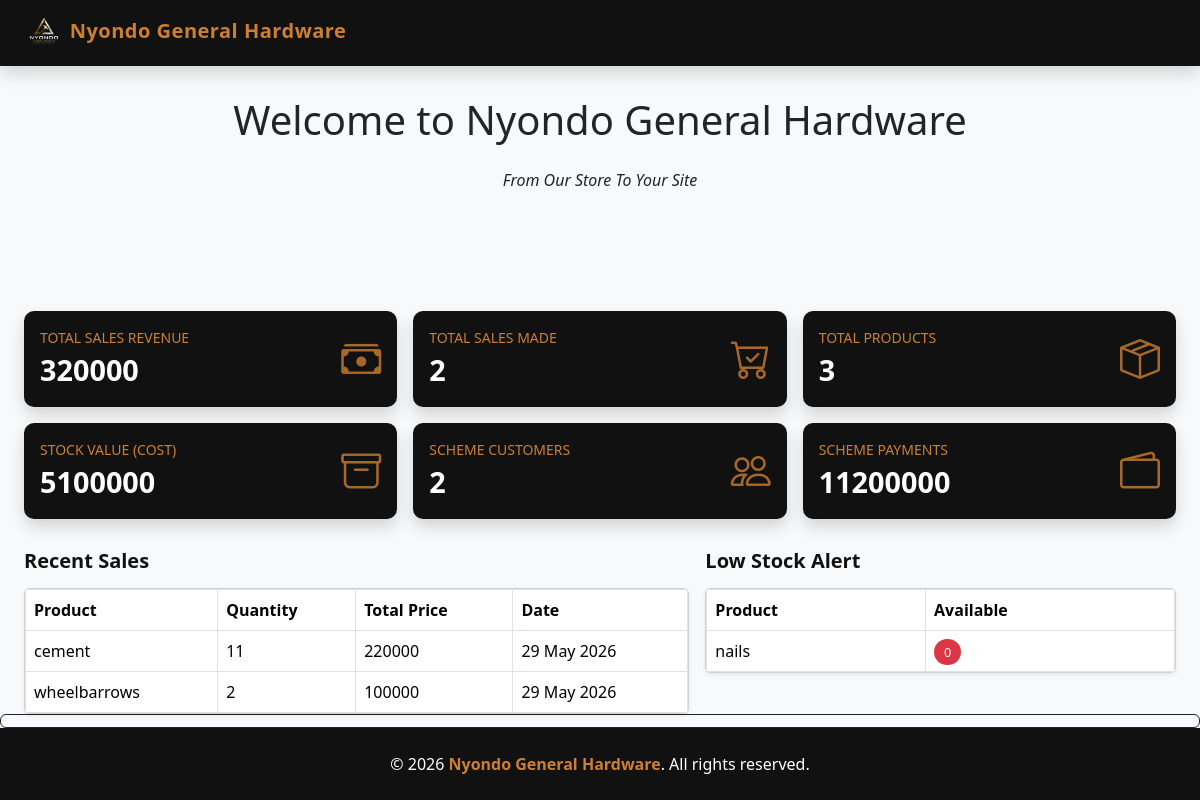
The app's page /sales/dashboard/ with its own data.
### salesapp/models.py (models this page shows, shortened)
class Sales(models.Model):
    CUSTOMER_TYPES = [
        ('wholesale', 'Wholesale'),
        ('retail', 'Retail'),
        ('walk_in', 'Walk_in')
    ]
    customer_type = models.CharField(max_length=20, choices = CUSTOMER_TYPES, default =" retail")
    customer_name = models.CharField(max_length=30)
    product_name = models.ForeignKey(Product, on_delete=models.CASCADE)
    quantity = models.PositiveIntegerField()
    total_price = models.DecimalField(max_digits=100, decimal_places=2)
    sale_date = models.DateTimeField(auto_now_add=True)
    distance = models.DecimalField(max_digits=10, decimal_places=2, default=0)
    transport_cost = models.DecimalField(max_digits=10, decimal_places=2, default=0)
    transport_note = models.TextField(default="", blank=True)

class Product(models.Model):
    category_name = models.ForeignKey(Category, on_delete=models.CASCADE)
    product_name = models.CharField(max_length=100)
    unit_price = models.DecimalField(max_digits=100, decimal_places=2, default=0)
    selling_price = models.DecimalField(max_digits=100, decimal_places=2, default=0)
    description = models.TextField(blank=True)

### salesapp/views.py (the view)
# urls.py: path("dashboard/", views.dashboard, name="dashboard"),
def dashboard(request):
    total_sales = Sales.objects.aggregate(
        total=Coalesce(Sum("total_price"), 0, output_field=DecimalField())
    )["total"]
    total_sales_count = Sales.objects.count()
    total_products = Product.objects.count()
    total_stock_value = Stock.objects.aggregate(
        total=Coalesce(
            Sum(
                ExpressionWrapper(
                    F("quantity") * F("unit_cost"),
                    output_field=DecimalField()
                )
            ),
            0,
            output_field=DecimalField()
        )
    )["total"]
    total_scheme_customers = SchemeCustomer.objects.count()
    total_scheme_payments = SchemePayment.objects.aggregate(
        total=Coalesce(Sum("amount_paid"), 0, output_field=DecimalField())
    )["total"]
    recent_sales = Sales.objects.select_related(
        "product_name"
    ).order_by("-sale_date")[:10]
    products = Product.objects.all()
    low_stock = []
    for product in products:
        total_received = Stock.objects.filter(
            product=product
        ).aggregate(total=Coalesce(Sum("quantity"), 0))["total"]
        total_sold = Sales.objects.filter(
            product_name=product
        ).aggregate(total=Coalesce(Sum("quantity"), 0))["total"]
        available = total_received - total_sold
        if available < 10:
            low_stock.append({
                "product": product.product_name,
                "available": available
            })
    context = {
        "total_sales": total_sales,
        "total_sales_count": total_sales_count,
        "total_products": total_products,
        "total_stock_value": total_stock_value,
        "total_scheme_customers": total_scheme_customers,
        "total_scheme_payments": total_scheme_payments,
        "recent_sales": recent_sales,
        "low_stock": low_stock,
    }
    return render(request, "dashboard.html", context)

### salesapp/templates/dashboard.html (shortened to what this page needs)
{% extends 'base.html' %}
{% block content %}
<div class="container-fluid px-4">
    <div class="row g-3 mt-1">
        <div class="col-md-4">
            <div class="card stat-card black shadow p-3">
                <div class="d-flex justify-content-between align-items-center">
                    <div>
                        <div class="text-uppercase small" style="color: var(--bronze);">Total Sales Revenue</div>
                        <div class="stat-value">{{ total_sales|floatformat:0 }}</div>
                    </div>
                    <i class="bi bi-cash-stack icon" style="color: var(--bronze);"></i>
                </div>
            </div>
        </div>
        <div class="col-md-4">
            <div class="card stat-card black shadow p-3">
                <div class="d-flex justify-content-between align-items-center">
                    <div>
                        <div class="text-uppercase small" style="color: var(--bronze);">Total Sales Made</div>
                        <div class="stat-value">{{ total_sales_count }}</div>
                    </div>
                    <i class="bi bi-cart-check icon" style="color: var(--bronze);"></i>
                </div>
            </div>
        </div>
        <div class="col-md-4">
            <div class="card stat-card black shadow p-3">
                <div class="d-flex justify-content-between align-items-center">
                    <div>
                        <div class="text-uppercase small" style="color: var(--bronze);">Total Products</div>
                        <div class="stat-value">{{ total_products }}</div>
                    </div>
                    <i class="bi bi-box-seam icon" style="color: var(--bronze);"></i>
                </div>
            </div>
        </div>
        <div class="col-md-4">
            <div class="card stat-card black shadow p-3">
                <div class="d-flex justify-content-between align-items-center">
                    <div>
                        <div class="text-uppercase small" style="color: var(--bronze);">Stock Value (Cost)</div>
                        <div class="stat-value">{{ total_stock_value|floatformat:0 }}</div>
                    </div>
                    <i class="bi bi-archive icon" style="color: var(--bronze);"></i>
                </div>
            </div>
        </div>
        <div class="col-md-4">
            <div class="card stat-card black shadow p-3">
                <div class="d-flex justify-content-between align-items-center">
                    <div>
                        <div class="text-uppercase small" style="color: var(--bronze);">Scheme Customers</div>
                        <div class="stat-value">{{ total_scheme_customers }}</div>
                    </div>
                    <i class="bi bi-people icon" style="color: var(--bronze);"></i>
                </div>
            </div>
        </div>
        <div class="col-md-4">
            <div class="card stat-card black shadow p-3">
                <div class="d-flex justify-content-between align-items-center">
                    <div>
                        <div class="text-uppercase small" style="color: var(--bronze);">Scheme Payments</div>
                        <div class="stat-value">{{ total_scheme_payments|floatformat:0 }}</div>
                    </div>
                    <i class="bi bi-wallet2 icon" style="color: var(--bronze);"></i>
                </div>
            </div>
        </div>
    </div>
    <div class="row g-3">
        <div class="col-md-7">
            <h5 class="section-title">Recent Sales</h5>
            <div class="card shadow-sm">
                <table class="table table-bordered mb-0">
                    <thead>
                        <tr>
                            <th>Product</th>
                            <th>Quantity</th>
                            <th>Total Price</th>
                            <th>Date</th>
                        </tr>
                    </thead>
                    <tbody>
                        {% for sale in recent_sales %}
                        <tr>
                            <td>{{ sale.product_name.product_name }}</td>
                            <td>{{ sale.quantity }}</td>
                            <td>{{ sale.total_price|floatformat:0 }}</td>
                            <td>{{ sale.sale_date|date:"j M Y" }}</td>
                        </tr>
                        {% empty %}
                        <tr><td colspan="4" class="text-center">No sales yet.</td></tr>
                        {% endfor %}
                    </tbody>
                </table>
            </div>
        </div>
        <div class="col-md-5">
            <h5 class="section-title">Low Stock Alert</h5>
            <div class="card shadow-sm">
                <table class="table table-bordered mb-0">
                    <thead>
                        <tr>
                            <th>Product</th>
                            <th>Available</th>
                        </tr>
                    </thead>
                    <tbody>
                        {% for item in low_stock %}
                        <tr>
                            <td>{{ item.product }}</td>
                            <td><span class="badge-low">{{ item.available }}</span></td>
                        </tr>
                        {% empty %}
                        <tr><td colspan="2" class="text-center">All stock levels are fine.</td></tr>
                        {% endfor %}
                    </tbody>
                </table>
            </div>
        </div>
    </div>
</div>
<a href="{% url 'dashboard' %}" class="btn btn-outline-dark">
</a>
{% endblock %}

### templates/base.html (style rules this page uses)
:root { --black: #111111; --bronze: #cd7f32; --white: #ffffff; --light-bg: #f8f9fa; }
body { background-color: var(--light-bg); min-height: 100vh; display: flex; flex-direction: column; }

### salesapp/templates/dashboard.html (style rules this page uses)
.stat-card { border: none; border-radius: 10px; color: var(--white); }
.stat-card.black { background-color: var(--black); }
.stat-card .icon { font-size: 2.5rem; opacity: 0.8; }
.stat-value { font-size: 1.8rem; font-weight: 700; }
.section-title { color: var(--black); font-weight: 700; margin: 30px 0 15px; }
.table thead { background-color: var(--black); color: var(--white); }
.badge-low { background-color: #dc3545; color: white; padding: 4px 10px; border-radius: 20px; font-size: 0.8rem; }

### records on screen
Sales: product_name.product_name "cement", quantity "11", total_price "220000", sale_date "29 May 2026"
Sales: product_name.product_name "wheelbarrows", quantity "2", total_price "100000", sale_date "29 May 2026"
Product: product "nails"

### other values on screen
{{ total_sales|floatformat:0 }} "320000"
{{ total_sales_count }} "2"
{{ total_products }} "3"
{{ total_stock_value|floatformat:0 }} "5100000"
{{ total_scheme_customers }} "2"
{{ total_scheme_payments|floatformat:0 }} "11200000"
{{ item.available }} "0"
